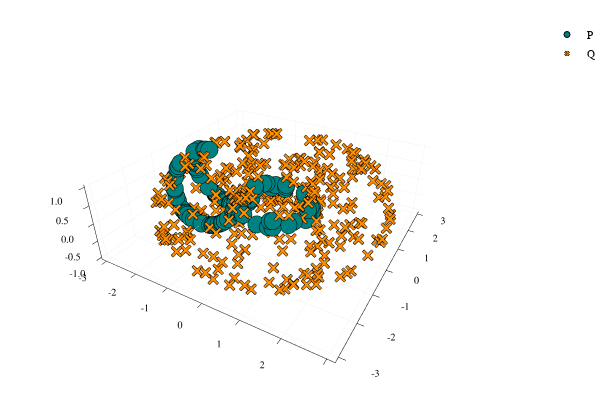

The cell this chart's notebook holds for it:
### Markdown cell above
Plot the points in 3D

### Code cell
plot_3D(P, Q, P_markersize = 3, Q_markersize = 2)

### Figure 1 — Plotly figure (JSON) as saved in the notebook; plotly's stock layout.template omitted (floating-point values rounded to 4 significant figures; data arrays with more than 128 entries replaced by an {"elided": "..."} marker saying what was removed)
{"data": [{"colorbar": {"title": ""}, "legendgroup": "P", "marker": {"color": "rgba(0, 129, 129, 1.000)", "line": {"color": "rgba(0, 0, 0, 1.000)", "width": 1}, "size": 6, "symbol": "circle"}, "mode": "markers", "name": "P", "showlegend": true, "type": "scatter3d", "x": [-2.847, -0.559, -0.5049, 0.3873, 0.4814, -0.8825, 1.018, -0.3264, -0.4539, 1.017, -2.956, 0.4882, -0.9745, -1.308, -2.471, -2.183, -0.3995, -0.651, 1.018, -0.7278, 0.7897, -1.233, -1.918, -0.2011, -0.8368, -0.4796, 0.09851, 0.4205, 1.0, -2.604, 0.9788, 0.9066, -0.1656, -0.663, 0.4832, 0.9824, 0.5307, 0.8678, -2.333, -0.1568, -2.881, -2.485, -2.216, -2.157, -1.543, -2.935, -2.877, -1.272, -2.438, -2.122, -2.913, -2.453, -0.933, -1.014, -2.886, -2.513, -2.945, -1.302, -2.193, -2.932, -2.061, -1.051, -2.903, -2.923, -1.141, -1.424, -2.883, -1.589, -1.501, -2.48, -2.422, -1.69, -2.4, -2.956, -1.33, -2.105, -1.963, -2.96, -2.737, -1.678, -0.882, -1.697, -2.843, -1.149, -2.615, -1.913, -2.782, -2.444, -1.618, -1.821, -1.25, -0.8781, -2.009, -1.887, -1.244, -2.19, -0.88, -2.692, -1.467, -2.83], "xaxis": "x1", "y": [-0.6116, 0.8463, -0.8899, -0.9397, 0.8804, 0.4954, -0.05832, -0.9461, 0.8946, -0.1274, 0.5067, -0.8936, -0.4778, 0.5515, 0.6833, 0.6812, -0.9168, -0.7966, 0.009602, 0.686, -0.6348, -0.5347, 0.6578, 0.9969, -0.55, -0.8804, -1.008, -0.9073, 0.006016, -0.6722, 0.2081, 0.4611, 0.9917, 0.7489, -0.8755, 0.2856, 0.8835, -0.5089, -0.686, 0.9884, 0.3446, -0.6826, -0.6828, -0.03606, -0.5997, 0.4067, -0.3413, 0.5436, -0.118, -0.02764, 0.5709, 0.6841, -0.4715, 0.4855, 0.3499, -0.6808, 0.4244, -0.5503, 0.6817, -0.5512, 0.6725, 0.4934, -0.3665, -0.5611, -0.5137, -0.5763, 0.3468, -0.6082, 0.5917, 0.1331, 0.6851, -0.6254, 0.6856, -0.4536, -0.5563, 0.6761, -0.6629, 0.482, 0.2459, 0.6234, 0.4748, 0.6267, 0.314, 0.5156, 0.1864, 0.6572, -0.6361, -0.6845, -0.6133, 0.6453, 0.5387, -0.4786, 0.002003, 0.654, 0.5372, 0.6815, -0.4764, 0.6584, 0.5849, -0.3044], "yaxis": "y1", "z": [-0.4113, -0.1683, -0.2141, -0.1802, -0.08268, -0.1549, -0.1979, -0.04135, -0.07928, -0.2222, -0.02899, -0.1901, -0.4041, -0.8143, -0.826, -0.958, -0.01453, -0.2382, -0.1876, -0.01534, -0.162, -0.7545, -0.9996, -0.1837, -0.05315, -0.07193, -0.1575, -0.01175, -0.002235, -0.7245, -0.03658, -0.1841, -0.1041, -0.0207, -0.005659, -0.2137, -0.2456, -0.1097, -0.9019, -0.04002, 0.4337, -0.8168, -0.9477, 0.9876, -0.9388, 0.2697, 0.442, -0.7872, 0.8978, 0.9925, -0.2507, -0.8372, -0.2979, -0.4827, 0.4204, -0.7972, 0.22, -0.8103, -0.955, -0.1793, -0.9859, -0.5439, 0.3777, -0.2149, -0.6627, -0.8861, 0.4282, -0.9545, -0.9224, 0.8751, -0.8562, -0.9801, -0.8682, 0.1355, -0.8293, -0.9774, -0.9974, 0.04927, 0.664, -0.9776, -0.05822, -0.9817, 0.5091, -0.6717, 0.7834, -0.9997, -0.5208, -0.8432, -0.9629, -0.9977, -0.7694, -0.009355, 1.0, -1.0, -0.7641, -0.9561, -0.03604, -0.6367, -0.9072, 0.5322], "zmax": null, "zmin": null}, {"colorbar": {"title": ""}, "legendgroup": "Q", "marker": {"color": "rgba(255, 141, 0, 1.000)", "line": {"color": "rgba(0, 0, 0, 1.000)", "width": 1}, "size": 4, "symbol": "x"}, "mode": "markers", "name": "Q", "showlegend": true, "type": "scatter3d", "x": {"elided": "300 float values"}, "xaxis": "x1", "y": {"elided": "300 float values"}, "yaxis": "y1", "z": {"elided": "300 float values"}, "zmax": null, "zmin": null}], "layout": {"annotations": [], "height": 400, "legend": {"bgcolor": "rgba(255, 255, 255, 1.000)", "bordercolor": "rgba(0, 0, 0, 1.000)", "font": {"color": "rgba(0, 0, 0, 1.000)", "family": "sans-serif", "size": 11}, "tracegroupgap": 0, "x": 1, "y": 1}, "margin": {"b": 20, "l": 0, "r": 0, "t": 20}, "paper_bgcolor": "rgba(255, 255, 255, 1.000)", "plot_bgcolor": "rgba(255, 255, 255, 1.000)", "scene": {"camera": {"eye": {"x": 1.126, "y": -1.95, "z": 1.3}}, "xaxis": {"anchor": "y1", "domain": [0.03619, 0.9934], "gridcolor": "rgba(0, 0, 0, 0.100)", "gridwidth": 0.5, "linecolor": "rgba(0, 0, 0, 1.000)", "mirror": false, "range": [-3.164, 3.176], "showgrid": true, "showline": true, "showticklabels": true, "tickangle": 0, "tickcolor": "rgb(0, 0, 0)", "tickfont": {"color": "rgba(0, 0, 0, 1.000)", "family": "sans-serif", "size": 11}, "tickmode": "array", "ticks": "inside", "ticktext": ["-3", "-2", "-1", "0", "1", "2", "3"], "tickvals": [-3, -2, -1, 0, 1, 2, 3], "title": "", "titlefont": {"color": "rgba(0, 0, 0, 1.000)", "family": "sans-serif", "size": 15}, "type": "-", "visible": true, "zeroline": false, "zerolinecolor": "rgba(0, 0, 0, 1.000)"}, "yaxis": {"anchor": "x1", "domain": [0.03762, 0.9902], "gridcolor": "rgba(0, 0, 0, 0.100)", "gridwidth": 0.5, "linecolor": "rgba(0, 0, 0, 1.000)", "mirror": false, "range": [-3.151, 3.16], "showgrid": true, "showline": true, "showticklabels": true, "tickangle": 0, "tickcolor": "rgb(0, 0, 0)", "tickfont": {"color": "rgba(0, 0, 0, 1.000)", "family": "sans-serif", "size": 11}, "tickmode": "array", "ticks": "inside", "ticktext": ["-3", "-2", "-1", "0", "1", "2", "3"], "tickvals": [-3, -2, -1, 0, 1, 2, 3], "title": "", "titlefont": {"color": "rgba(0, 0, 0, 1.000)", "family": "sans-serif", "size": 15}, "type": "-", "visible": true, "zeroline": false, "zerolinecolor": "rgba(0, 0, 0, 1.000)"}, "zaxis": {"gridcolor": "rgba(0, 0, 0, 0.100)", "gridwidth": 0.5, "linecolor": "rgba(0, 0, 0, 1.000)", "mirror": false, "range": [-1.06, 1.06], "showgrid": true, "showline": true, "showticklabels": true, "tickangle": 0, "tickcolor": "rgb(0, 0, 0)", "tickfont": {"color": "rgba(0, 0, 0, 1.000)", "family": "sans-serif", "size": 11}, "tickmode": "array", "ticks": "inside", "ticktext": ["-1.0", "-0.5", "0.0", "0.5", "1.0"], "tickvals": [-1, -0.5, 0, 0.5, 1], "title": "", "titlefont": {"color": "rgba(0, 0, 0, 1.000)", "family": "sans-serif", "size": 15}, "type": "-", "visible": true, "zeroline": false, "zerolinecolor": "rgba(0, 0, 0, 1.000)"}}, "showlegend": true, "width": 600}}
